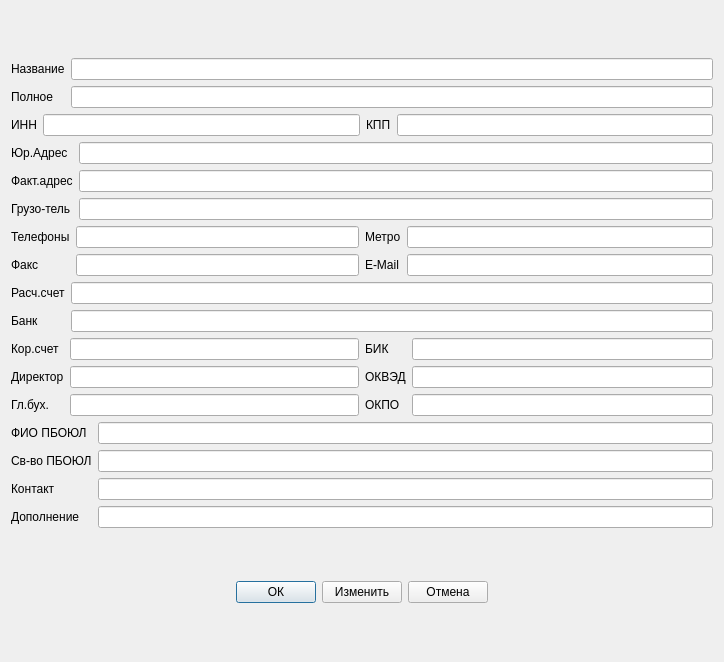
<?xml version="1.0" encoding="UTF-8"?>
<ui version="4.0">
 <class>Company</class>
 <widget class="QDialog" name="Company">
  <property name="geometry">
   <rect>
    <x>0</x>
    <y>0</y>
    <width>724</width>
    <height>662</height>
   </rect>
  </property>
  <property name="windowTitle">
   <string>Company</string>
  </property>
  <layout class="QGridLayout" name="gridLayout">
   <item row="0" column="0" colspan="3">
    <layout class="QVBoxLayout" name="verticalLayout_22">
     <item>
      <layout class="QVBoxLayout" name="verticalLayout_11">
       <item>
        <layout class="QVBoxLayout" name="verticalLayout_3">
         <item>
          <layout class="QHBoxLayout" name="horizontalLayout_10">
           <item>
            <layout class="QVBoxLayout" name="verticalLayout">
             <item>
              <widget class="QLabel" name="label">
               <property name="text">
                <string>Название</string>
               </property>
              </widget>
             </item>
             <item>
              <widget class="QLabel" name="label_2">
               <property name="text">
                <string>Полное</string>
               </property>
              </widget>
             </item>
            </layout>
           </item>
           <item>
            <layout class="QVBoxLayout" name="verticalLayout_2">
             <item>
              <widget class="QLineEdit" name="companyTitle"/>
             </item>
             <item>
              <widget class="QLineEdit" name="companyFullTitle"/>
             </item>
            </layout>
           </item>
          </layout>
         </item>
         <item>
          <layout class="QHBoxLayout" name="horizontalLayout_16">
           <item>
            <widget class="QLabel" name="label_3">
             <property name="text">
              <string>ИНН</string>
             </property>
            </widget>
           </item>
           <item>
            <widget class="QLineEdit" name="INN"/>
           </item>
           <item>
            <widget class="QLabel" name="label_4">
             <property name="text">
              <string>КПП</string>
             </property>
            </widget>
           </item>
           <item>
            <widget class="QLineEdit" name="KPP"/>
           </item>
          </layout>
         </item>
        </layout>
       </item>
       <item>
        <layout class="QVBoxLayout" name="verticalLayout_10">
         <item>
          <layout class="QHBoxLayout" name="horizontalLayout">
           <item>
            <layout class="QVBoxLayout" name="verticalLayout_4">
             <item>
              <widget class="QLabel" name="label_5">
               <property name="text">
                <string>Юр.Адрес</string>
               </property>
              </widget>
             </item>
             <item>
              <widget class="QLabel" name="label_6">
               <property name="text">
                <string>Факт.адрес</string>
               </property>
              </widget>
             </item>
             <item>
              <widget class="QLabel" name="label_7">
               <property name="text">
                <string>Грузо-тель</string>
               </property>
              </widget>
             </item>
            </layout>
           </item>
           <item>
            <layout class="QVBoxLayout" name="verticalLayout_5">
             <item>
              <widget class="QLineEdit" name="companyUrAddress"/>
             </item>
             <item>
              <widget class="QLineEdit" name="companyFactAddress"/>
             </item>
             <item>
              <widget class="QLineEdit" name="companyGruz"/>
             </item>
            </layout>
           </item>
          </layout>
         </item>
         <item>
          <layout class="QHBoxLayout" name="horizontalLayout_4">
           <item>
            <layout class="QHBoxLayout" name="horizontalLayout_3">
             <item>
              <layout class="QVBoxLayout" name="verticalLayout_6">
               <item>
                <widget class="QLabel" name="label_8">
                 <property name="text">
                  <string>Телефоны</string>
                 </property>
                </widget>
               </item>
               <item>
                <widget class="QLabel" name="label_9">
                 <property name="text">
                  <string>Факс</string>
                 </property>
                </widget>
               </item>
              </layout>
             </item>
             <item>
              <layout class="QVBoxLayout" name="verticalLayout_8">
               <item>
                <widget class="QLineEdit" name="companyPhones"/>
               </item>
               <item>
                <widget class="QLineEdit" name="companyFax"/>
               </item>
              </layout>
             </item>
            </layout>
           </item>
           <item>
            <layout class="QHBoxLayout" name="horizontalLayout_2">
             <item>
              <layout class="QVBoxLayout" name="verticalLayout_7">
               <item>
                <widget class="QLabel" name="label_10">
                 <property name="text">
                  <string>Метро</string>
                 </property>
                </widget>
               </item>
               <item>
                <widget class="QLabel" name="label_11">
                 <property name="text">
                  <string>E-Mail</string>
                 </property>
                </widget>
               </item>
              </layout>
             </item>
             <item>
              <layout class="QVBoxLayout" name="verticalLayout_9">
               <item>
                <widget class="QLineEdit" name="companyMetro"/>
               </item>
               <item>
                <widget class="QLineEdit" name="companyMail"/>
               </item>
              </layout>
             </item>
            </layout>
           </item>
          </layout>
         </item>
        </layout>
       </item>
      </layout>
     </item>
     <item>
      <layout class="QVBoxLayout" name="verticalLayout_21">
       <item>
        <layout class="QVBoxLayout" name="verticalLayout_18">
         <item>
          <layout class="QHBoxLayout" name="horizontalLayout_6">
           <item>
            <layout class="QVBoxLayout" name="verticalLayout_15">
             <item>
              <widget class="QLabel" name="label_12">
               <property name="text">
                <string>Расч.счет</string>
               </property>
              </widget>
             </item>
             <item>
              <widget class="QLabel" name="label_13">
               <property name="text">
                <string>Банк</string>
               </property>
              </widget>
             </item>
            </layout>
           </item>
           <item>
            <layout class="QVBoxLayout" name="verticalLayout_16">
             <item>
              <widget class="QLineEdit" name="companyRasSchet"/>
             </item>
             <item>
              <widget class="QLineEdit" name="companyBank"/>
             </item>
            </layout>
           </item>
          </layout>
         </item>
         <item>
          <layout class="QHBoxLayout" name="horizontalLayout_8">
           <item>
            <layout class="QHBoxLayout" name="horizontalLayout_7">
             <item>
              <layout class="QVBoxLayout" name="verticalLayout_14">
               <item>
                <widget class="QLabel" name="label_14">
                 <property name="text">
                  <string>Кор.счет</string>
                 </property>
                </widget>
               </item>
               <item>
                <widget class="QLabel" name="label_16">
                 <property name="text">
                  <string>Директор</string>
                 </property>
                </widget>
               </item>
               <item>
                <widget class="QLabel" name="label_20">
                 <property name="text">
                  <string>Гл.бух.</string>
                 </property>
                </widget>
               </item>
              </layout>
             </item>
             <item>
              <layout class="QVBoxLayout" name="verticalLayout_17">
               <item>
                <widget class="QLineEdit" name="companyKorSchet"/>
               </item>
               <item>
                <widget class="QLineEdit" name="companyDirector"/>
               </item>
               <item>
                <widget class="QLineEdit" name="companyBuh"/>
               </item>
              </layout>
             </item>
            </layout>
           </item>
           <item>
            <layout class="QHBoxLayout" name="horizontalLayout_5">
             <item>
              <layout class="QVBoxLayout" name="verticalLayout_13">
               <item>
                <widget class="QLabel" name="label_15">
                 <property name="text">
                  <string>БИК</string>
                 </property>
                </widget>
               </item>
               <item>
                <widget class="QLabel" name="label_17">
                 <property name="text">
                  <string>ОКВЭД</string>
                 </property>
                </widget>
               </item>
               <item>
                <widget class="QLabel" name="label_18">
                 <property name="text">
                  <string>ОКПО</string>
                 </property>
                </widget>
               </item>
              </layout>
             </item>
             <item>
              <layout class="QVBoxLayout" name="verticalLayout_12">
               <item>
                <widget class="QLineEdit" name="BIK"/>
               </item>
               <item>
                <widget class="QLineEdit" name="OKVED"/>
               </item>
               <item>
                <widget class="QLineEdit" name="OKPO"/>
               </item>
              </layout>
             </item>
            </layout>
           </item>
          </layout>
         </item>
        </layout>
       </item>
       <item>
        <layout class="QHBoxLayout" name="horizontalLayout_9">
         <item>
          <layout class="QVBoxLayout" name="verticalLayout_19">
           <item>
            <widget class="QLabel" name="label_19">
             <property name="text">
              <string>ФИО ПБОЮЛ</string>
             </property>
            </widget>
           </item>
           <item>
            <widget class="QLabel" name="label_21">
             <property name="text">
              <string>Св-во ПБОЮЛ</string>
             </property>
            </widget>
           </item>
           <item>
            <widget class="QLabel" name="label_23">
             <property name="text">
              <string>Контакт</string>
             </property>
            </widget>
           </item>
           <item>
            <widget class="QLabel" name="label_22">
             <property name="text">
              <string>Дополнение</string>
             </property>
            </widget>
           </item>
          </layout>
         </item>
         <item>
          <layout class="QVBoxLayout" name="verticalLayout_20">
           <item>
            <widget class="QLineEdit" name="FIOPBOUL"/>
           </item>
           <item>
            <widget class="QLineEdit" name="properPBOUL"/>
           </item>
           <item>
            <widget class="QLineEdit" name="contact"/>
           </item>
           <item>
            <widget class="QLineEdit" name="DLC"/>
           </item>
          </layout>
         </item>
        </layout>
       </item>
      </layout>
     </item>
    </layout>
   </item>
   <item row="1" column="0">
    <spacer name="horizontalSpacer">
     <property name="orientation">
      <enum>Qt::Horizontal</enum>
     </property>
     <property name="sizeHint" stdset="0">
      <size>
       <width>194</width>
       <height>20</height>
      </size>
     </property>
    </spacer>
   </item>
   <item row="1" column="1">
    <layout class="QHBoxLayout" name="horizontalLayout_11">
     <item>
      <widget class="QPushButton" name="companyOK">
       <property name="text">
        <string>ОК</string>
       </property>
      </widget>
     </item>
     <item>
      <widget class="QPushButton" name="companyChange">
       <property name="text">
        <string>Изменить</string>
       </property>
      </widget>
     </item>
     <item>
      <widget class="QPushButton" name="companyCancel">
       <property name="text">
        <string>Отмена</string>
       </property>
      </widget>
     </item>
    </layout>
   </item>
   <item row="1" column="2">
    <spacer name="horizontalSpacer_2">
     <property name="orientation">
      <enum>Qt::Horizontal</enum>
     </property>
     <property name="sizeHint" stdset="0">
      <size>
       <width>193</width>
       <height>20</height>
      </size>
     </property>
    </spacer>
   </item>
  </layout>
 </widget>
 <layoutdefault spacing="6" margin="11"/>
 <resources/>
 <connections/>
</ui>
